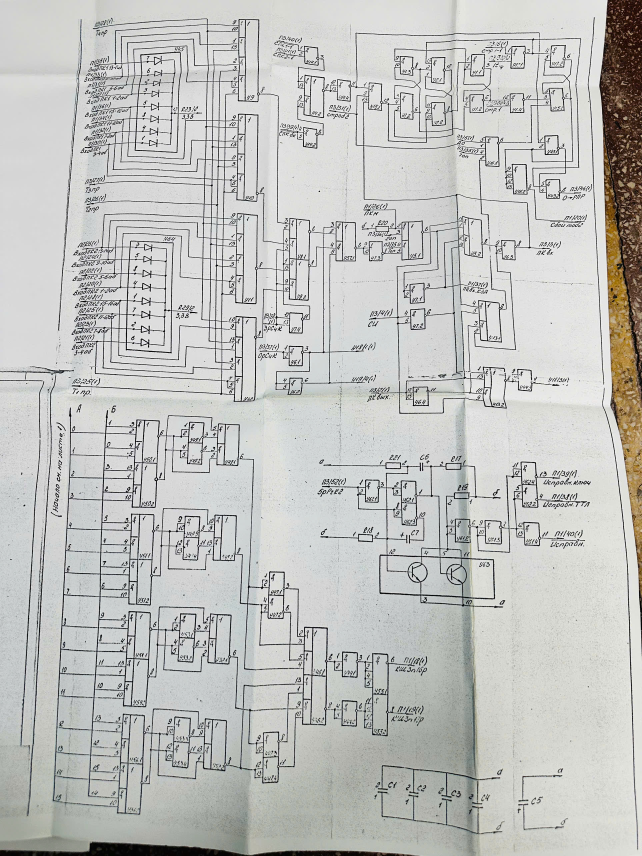
#> input picture A313-3_CONTROL/Y1/RE_tr179_a175.jpg, 1926 x 2568 px (shown at 1/3 size)
$ python k3_anh_mo.py
#> lines starting #> are read from the running program, lines starting #| are printed output that depends on the picture
### tmp/pdfs/review/a313-3/k3_kiemke.py
"""Inventory of the paper-copy photos of ЕУ3.048.002 РЭ (A-313-3).

Run from project root:  python tmp/pdfs/review/a313-3/k3_kiemke.py
Outputs (tmp/pdfs/review/a313-3/kiemke/):
  kiemke.csv        file, w, h, MB, sharpness, dhash, duplicate group
  sheet_NNN.jpg     contact sheets (6 per sheet: whole photo thumbnail + 4 corner crops) for reading page numbers
Photos are read-only; nothing in the photo folder is modified.
"""
import csv
from pathlib import Path

import numpy as np
from PIL import Image, ImageOps

try:
    import pillow_heif
    pillow_heif.register_heif_opener()
#> (this line was passed over: pillow_heif is not available in this run)
except ImportError:  # HEIC files are then reported as unreadable
    pass

SRC = Path('ЕУ.048.002.РЭ_A313-3')
OUT = Path('tmp/pdfs/review/a313-3/kiemke')


def dhash(img, n=16):
    g = np.asarray(img.convert('L').resize((n + 1, n)), dtype=np.int16)
    return int(''.join('1' if b else '0' for b in (g[:, 1:] > g[:, :-1]).flatten()), 2)


def sharpness(img):
    g = np.asarray(img.convert('L').resize((1200, int(1200 * img.height / img.width))), dtype=np.float32)
    lap = g[1:-1, 1:-1] * 4 - g[:-2, 1:-1] - g[2:, 1:-1] - g[1:-1, :-2] - g[1:-1, 2:]
    return float(lap.var())


# [56 lines left out: function main, not called in this run]


# [2 lines that do not run on import are left out]

### tmp/pdfs/review/a313-3/k3_anh_mo.py
"""Rà ảnh sơ đồ trong A313-3_CONTROL/Y* : độ nét (cùng thước đo k3_kiemke.sharpness), kích thước,
và đếm dòng «?» / placeholder trong ricNN_net.csv. In bảng để quyết định ảnh nào cần chụp lại.
Chạy: python -B tmp/pdfs/review/a313-3/k3_anh_mo.py  (từ gốc repo)"""
import csv, re, sys
from pathlib import Path
from PIL import Image, ImageOps
sys.path.insert(0, str(Path(__file__).parent))
from k3_kiemke import sharpness
try:
    import pillow_heif; pillow_heif.register_heif_opener()  # vài ảnh .jpg thực chất là HEIC
#> (this line was passed over: pillow_heif is not available in this run)
except ImportError:
    pass

ROOT = Path(__file__).resolve().parents[4]
CTRL, E3 = ROOT / 'A313-3_CONTROL', Path(__file__).parent / 'e3'
RIC = {'Y1': ['ric10'], 'Y2': ['ric09'], 'Y3': ['ric06'], 'Y4': ['ric05'], 'Y5': ['ric08'], 'Y6': ['ric07'],
       'Y7': ['ric11'], 'Y8': ['ric16'], 'Y9': ['ric15'], 'Y10': ['ric18'], 'Y11': ['ric17'],
       'Y12': ['ric14'], 'Y13': ['ric14'], 'Y14': ['ric12_13'], 'Y15': ['ric12_13'], 'Y17': ['ric25'],
       'Y18': ['ric20'], 'Y19': ['ric23'], 'Y20': ['ric21'], 'Y21': ['ric22'], 'Y22': ['ric26'],
       'Y23': ['ric24'], 'Y24': ['ric19']}


def net_stat(ric):
    p = E3 / f'{ric}_net.csv'
    if not p.exists():
        return None
    rows = [','.join(r) for r in list(csv.reader(open(p, encoding='utf-8-sig')))[1:]]
    q = sum('?' in r for r in rows)
    ph = sum(bool(re.search(r'placeholder|НЕ ПРОСЛЕЖЕНО|chưa truy', r, re.I)) for r in rows)
    return len(rows), q, ph


def main():
    assert sharpness(Image.new('L', (64, 64))) == 0.0
    for d in sorted((p for p in CTRL.iterdir() if p.is_dir()), key=lambda p: (len(p.name), p.name)):
        imgs = sorted(p for p in d.iterdir() if p.suffix.lower() in ('.jpg', '.jpeg', '.png'))
        stats = [net_stat(r) for r in RIC.get(d.name, [])]
        print(f'## {d.name}  net(dòng,«?»,placeholder)={stats}')
        for p in imgs:
            try:
                im = ImageOps.exif_transpose(Image.open(p))
#> im is the input picture: PIL image 1926x2568 RGB; mean R, G, B 194, 194.7, 192.1
            except Exception as e:
                print(f'   {p.name:40s} KHÔNG MỞ ĐƯỢC ({type(e).__name__})'); continue
            print(f'   {p.name:40s} {im.width}x{im.height}  sharp={sharpness(im):7.0f}')
#> in sharpness (call 2), `g = np.asarray(img.convert('L').resize((1200, int(1200 * img.height / ..`:
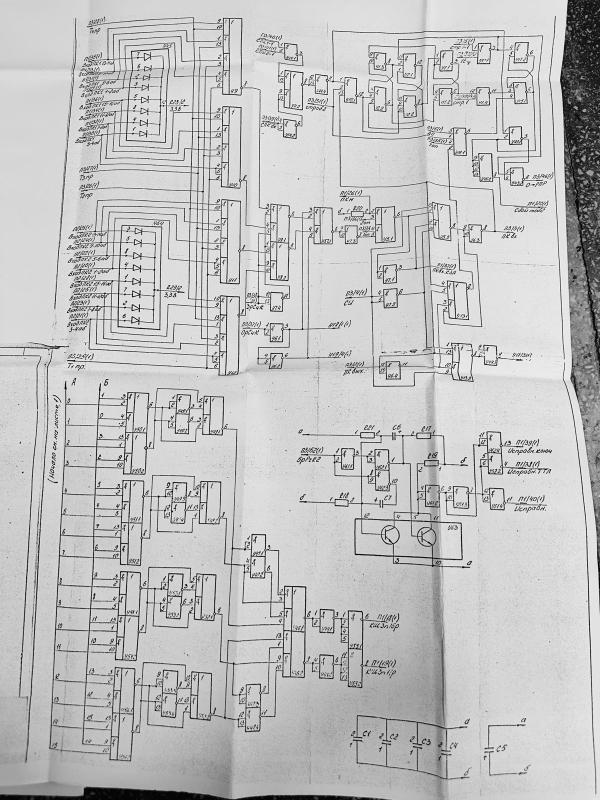
#> g: shape (1600, 1200) float32 (shown at 1/2 size); min 0, max 255, mean 194.2
#> in sharpness (call 2), `lap = g[1:-1, 1:-1] * 4 - g[:-2, 1:-1] - g[2:, 1:-1] - g[1:-1, :-2] - ..`:
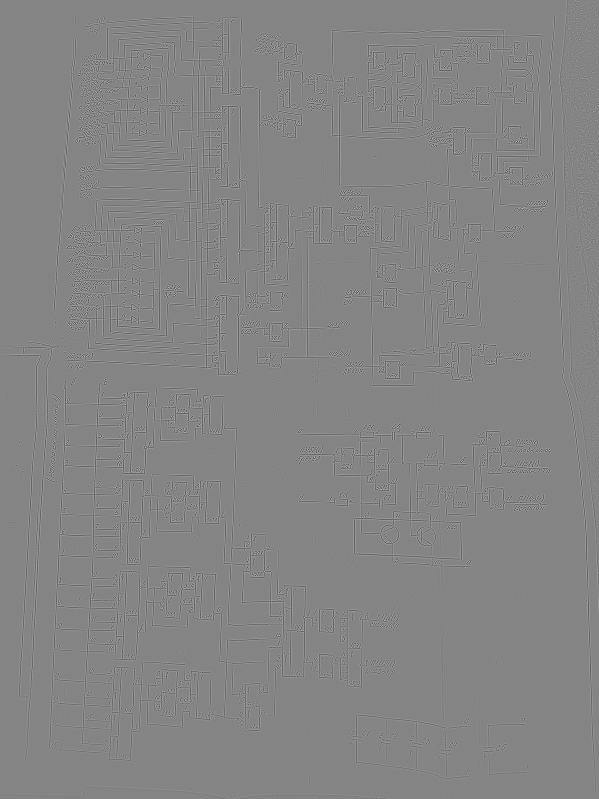
#> lap: shape (1598, 1198) float32 (shown at 1/2 size); min -670, max 618, mean 0; drawn with min black and max white
#|    RE_tr179_a175.jpg                        1926x2568  sharp=   5534
#> pass 2 of the loop in main, `for d in sorted((p for p in CTRL.iterdir() if p.is_dir()), key=lambda ..`:
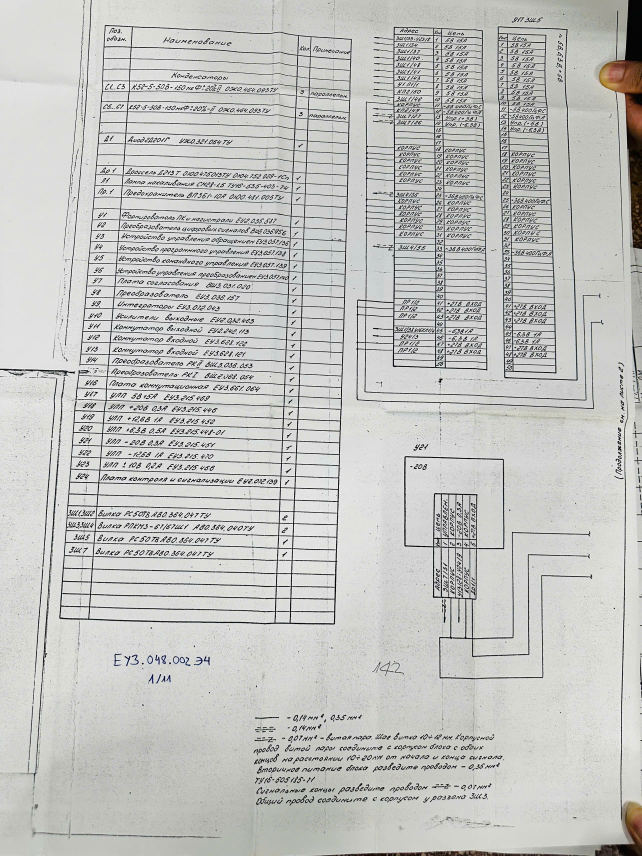
#> input picture A313-3_CONTROL/KHOI_So-do-dau-noi/E4_01-11_tr142.jpg, 1926 x 2568 px (shown at 1/3 size)
#> in main, im is the input picture: PIL image 1926x2568 RGB; mean R, G, B 195.2, 195.6, 193.1
#> in sharpness (call 3), `g = np.asarray(img.convert('L').resize((1200, int(1200 * img.height / ..`:
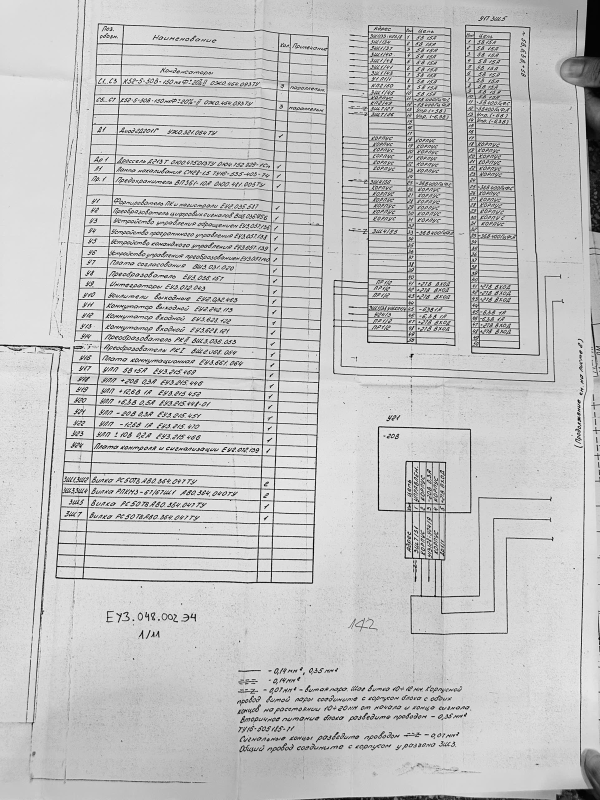
#> g: shape (1600, 1200) float32 (shown at 1/2 size); min 0, max 255, mean 195.2
#> in sharpness (call 3), `lap = g[1:-1, 1:-1] * 4 - g[:-2, 1:-1] - g[2:, 1:-1] - g[1:-1, :-2] - ..`:
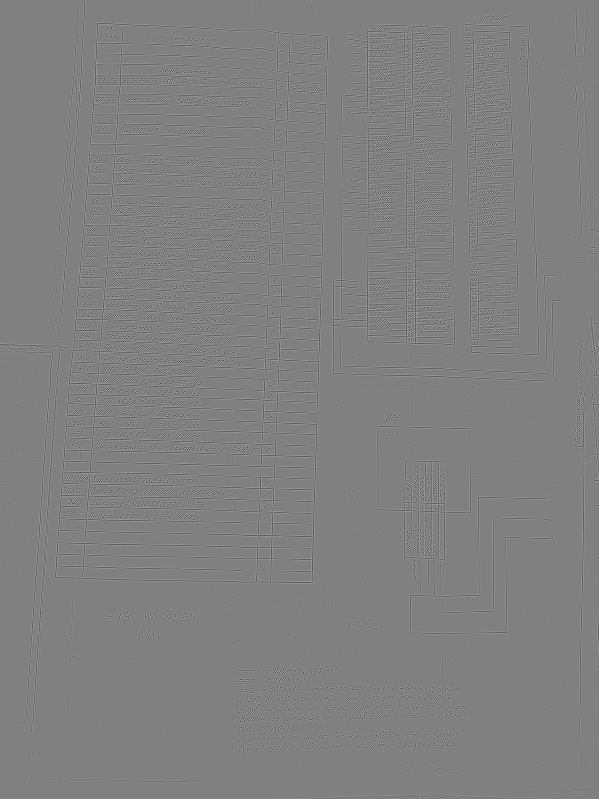
#> lap: shape (1598, 1198) float32 (shown at 1/2 size); min -608, max 599, mean 0; drawn with min black and max white
#|    E4_01-11_tr142.jpg                       1926x2568  sharp=   7178


if __name__ == '__main__':
    main()
